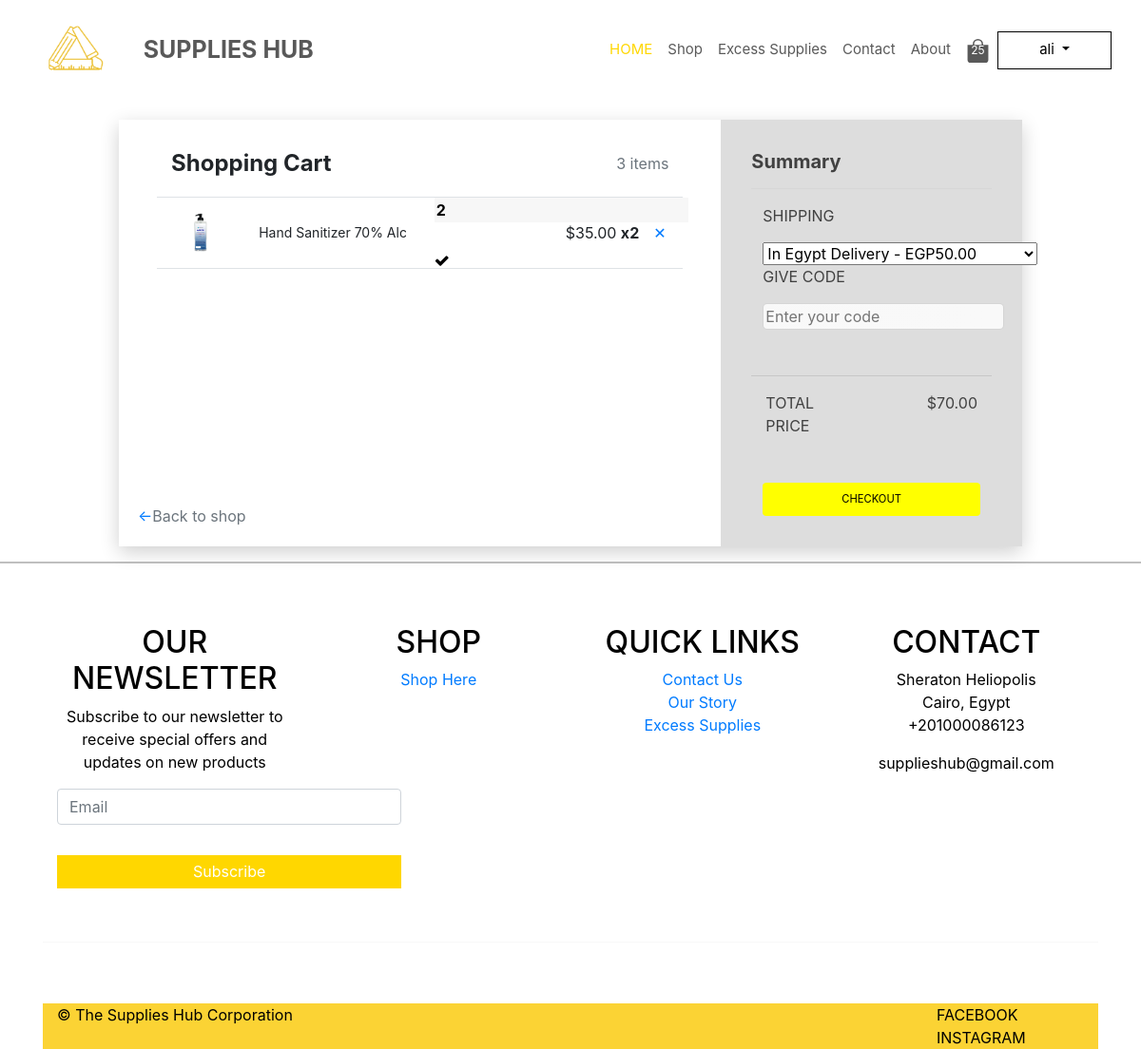
The page /cartold.php (signed in) on the database as committed earlier.
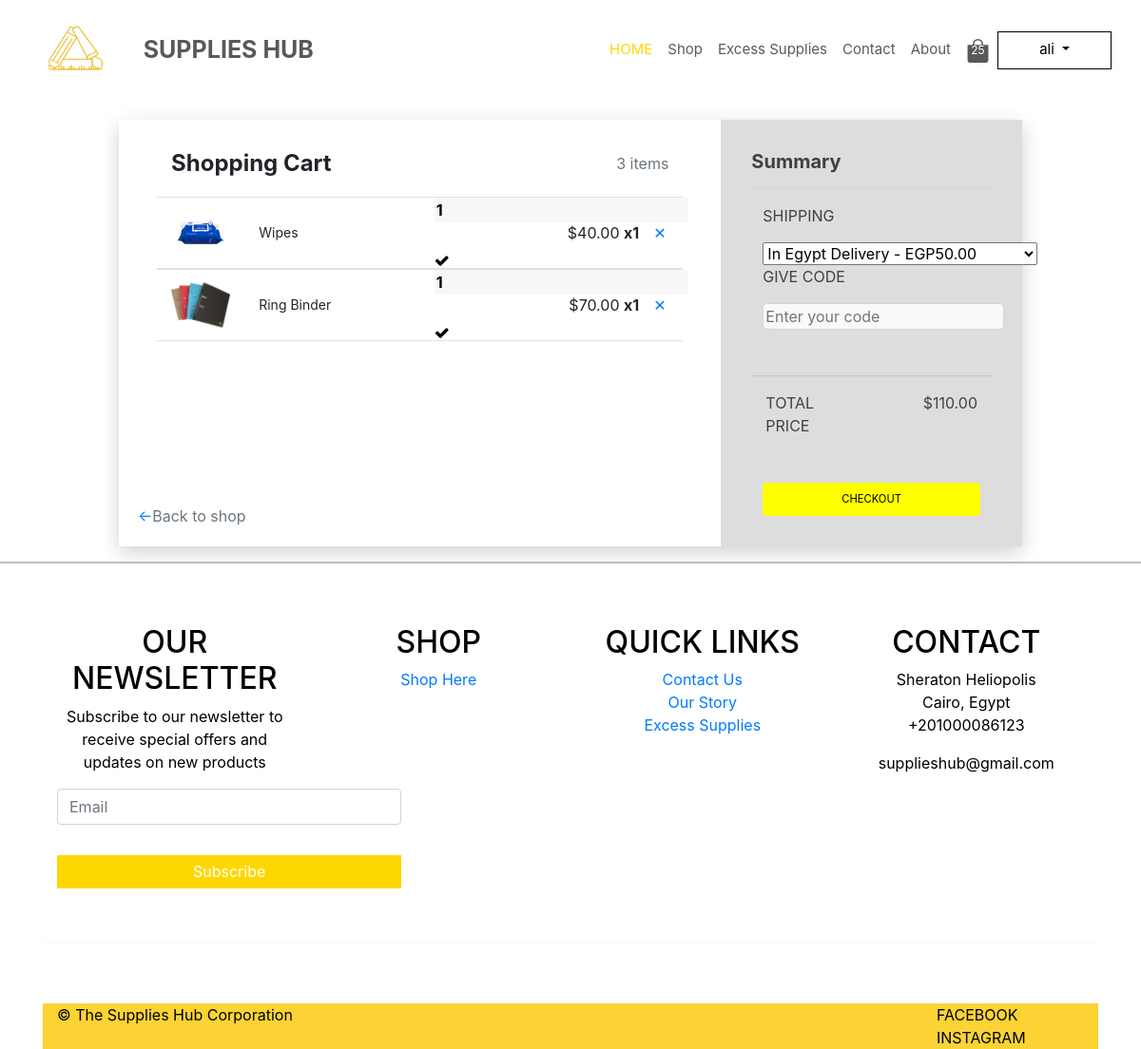
The same page on the database as committed later.
### tables this page shows
CREATE TABLE `products` (
  `id` int(255) NOT NULL,
  `pname` varchar(255) NOT NULL,
  `pdesc` varchar(255) DEFAULT NULL,
  `price` decimal(10,2) NOT NULL,
  `photo` varchar(255) NOT NULL,
  `category` varchar(255) NOT NULL
);

CREATE TABLE `cart` (
  `id` int(11) NOT NULL,
  `userid` int(11) NOT NULL,
  `productid` int(11) NOT NULL,
  `isPackage?` tinyint(1) NOT NULL,
  `quantity` int(255) DEFAULT NULL
);

### cartold.php (the view, shortened to what this page needs)
<?php
require_once("connect.php");
include("navbar.php");
$userid = $_SESSION['id'];
$total = 0;
$getotal = "SELECT SUM(products.price * cart.quantity) AS total_price FROM products INNER JOIN cart ON products.id = cart.productid WHERE cart.userid = $userid";
$result = mysqli_query($conn, $getotal);
$tagID = mysqli_fetch_assoc($result);
if ($result) {
    $total = $tagID['total_price'];
}
?>
<html>
<head>
    <link rel="stylesheet" href="https://stackpath.bootstrapcdn.com/bootstrap/4.5.2/css/bootstrap.min.css">
    <link rel="stylesheet" href="cartstyles.css">
    <link rel="stylesheet" href="https://cdnjs.cloudflare.com/ajax/libs/font-awesome/4.7.0/css/font-awesome.min.css">
</head>
<body>
    <div class="card">
        <div class="row">
            <div class="col-md-8 cart">
                <div class="title" style="margin-bottom: 20; padding-bottom:0%;">
                    <div class="row">
                        <div class="col">
                            <h4 style="margin-bottom: 0; padding-bottom:0%;"><b>Shopping Cart</b></h4>
                        </div>
                        <div class="col align-self-center text-right text-muted"> 3 items</div>
                    </div>
                </div>
                <?php
                $getProducts = "SELECT * FROM cart WHERE userid = $userid";
                $result2 = mysqli_query($conn, $getProducts);
                if ($result2) {
                    while ($rowData = mysqli_fetch_assoc($result2)) {
                        $productId = $rowData['productid'];
                        $selectProducts = "SELECT * FROM products WHERE id = $productId";
                        $result3 = mysqli_query($conn, $selectProducts);
                        if ($result3) {
                            while ($rowData2 = mysqli_fetch_assoc($result3)) {
                                $quantity = $rowData['quantity'];
                                $productPrice = $rowData2['price'];
                                $productName = strlen($rowData2['pname']) > 25 ? substr($rowData2['pname'], 0, 25) . ".." : $rowData2['pname'];
                                echo '
    <div class="row border-top border-bottom">
        <div class="row main align-items-center" style="padding: 0;">
            <div class="col-2"><img class="img-fluid" src="images/Shop/products/' . $rowData2['photo'] . '"></div>
            <div class="col-4" >
                <div class="row product-name">' . $productName . '</div>
            </div>
                <div class="col-2">
                    <form action="" method="POST" class="update-form" style="margin-bottom:0;">
                        <input type="hidden" name="product_id" value="' . $productId . '">
                        <div class="quantity-input">
                            <input type="number" name="quantity" class="quantity" min="1" value="' . $quantity . '" data-product-id="' . $productId . '">
                            <button type="submit" name="update_quantity" class="update-button"><i class="fa fa-check checker" style="color:black; width:0"></i></button>
                        </div>
                    </form>
            </div>
            <div class="col-3" style="text-align:right; padding-right:0;">$' . number_format($productPrice, 2) . ' <b>x' . $quantity . '</b></div>
            <div class="col-1"><a href="removeCart.php?varname=' . $productId . '"><span>&#10005;</span></a></div>
        </div>
    </div>';
                            }
                        }
                    }
                }
                ?>
                <div class="back-to-shop"><a href="products.php">&leftarrow;<span class="text-muted">Back to
                            shop</span></a></div>
            </div>
            <div class="col-md-4 summary">
                <div>
                    <h5><b>Summary</b></h5>
                </div>
                <hr>
                <div class="row" style="margin: 0; padding:0%;">
                    <form>
                        <p>SHIPPING</p>
                        <select>
                            <option class="text-muted">In Egypt Delivery - EGP50.00</option>
                        </select>
                        <p>GIVE CODE</p>
                        <input id="code" placeholder="Enter your code">
                    </form>
                    <div class="row" style="border-top: 1px solid rgba(0,0,0,.1); padding: 2vh 0;">
                        <div class="col">TOTAL PRICE</div>
                        <div class="col text-right">$<?php echo number_format($total, 2); ?>
                        </div>
                    </div>
                    <a href="checkout.php"><button class="btn">CHECKOUT</button></a>
                </div>
            </div>
        </div>
    </div>
    <?php include("footer.php"); ?>
</body>
</html>

### navbar.php (shortened to what this page needs)
<link rel="stylesheet" href="styles.css">
<link rel="stylesheet" href="https://cdn.jsdelivr.net/npm/bootstrap@5.7.2/dist/css/bootstrap.min.css">
<link rel="stylesheet" href="https://cdnjs.cloudflare.com/ajax/libs/twitter-bootstrap/5.3.0/css/bootstrap.min.css">
<link href="https://cdn.jsdelivr.net/npm/bootstrap@5.3.0-alpha3/dist/css/bootstrap.min.css" rel="stylesheet">
<link href="https://getbootstrap.com/docs/5.3/assets/css/docs.css" rel="stylesheet">
<nav class="navbar navbar-expand-lg sticky-top navbarcustomedits">
    <div class="container-fluid navcontainer">
        <a class="navbar-brand" href="index.php"> <img src="images/logo/1d.png" alt="Logo" width="100%" height="80px"
                class="d-inline-block align-text-top me-2"></a>
        <div class="collapse navbar-collapse" id="navbarSupportedContent">
            <ul class="navbar-nav me-auto mb-2 mb-lg-0">
                <li class="nav-item">
                    <a class="nav-link brand2" href="index.php">SUPPLIES HUB</a>
                </li>
            </ul>
            <ul class="navbar-nav mb-2 mb-lg-0">
                <ul class="navbar-nav me-auto mb-2 mb-lg-0 navfont">
                    <li class="nav-item">
                        <a class="nav-link activee" aria-current="page" href="index.php">HOME</a>
                    </li>
                    <li class="nav-item">
                        <a class="nav-link" href="shop.php">Shop</a>
                    </li>
                    <?php
                    if (isset($_SESSION['id'])) {
                        echo '
                    <li class="nav-item">
                        <a class="nav-link" href="excess.php">Excess Supplies</a>
                    </li>';
                    } ?>
                    <li class="nav-item">
                        <a class="nav-link" href="contact.php">Contact</a>
                    </li>
                    <li class="nav-item">
                        <a class="nav-link" href="about.php">About</a>
                    </li>
                    <?php
                    if (isset($_SESSION['id'])) {
                        echo '<li class="nav-item">
                    <a class="nav-link" href="cart.php">
                        <div class="position-relative">
                            <div class="cartcount">25</div>
                            <svg class="svg" xmlns="http://www.w3.org/2000/svg" width="25" fill="currentColor" class="bi bi-bag-fill" viewBox="0 0 16 16">
                                <path d="M8 1a2.5 2.5 0 0 1 2.5 2.5V4h-5v-.5A2.5 2.5 0 0 1 8 1zm3.5 3v-.5a3.5 3.5 0 1 0-7 0V4H1v10a2 2 0 0 0 2 2h10a2 2 0 0 0 2-2V4h-3.5z" />
                            </svg>
                        </div>
                    </a>
                </li>';
                    } ?>
                    <?php if (isset($_SESSION['id'])) {
                        echo '
                <li id="dropdown" class="nav-item">
                    <div class="dropdown">
                        <button class="btncustom dropdown-toggle" type="button" data-bs-toggle="dropdown">
                            ' . $_SESSION['fname'] . '
                        </button>
                        <div class="dropdown-menu">
                            <a class="dropdown-item" href="account.php">My Account</a>
                            <a class="dropdown-item" href="page2.html">Page 2</a>
                            <a class="dropdown-item" href="page3.html">Page 3</a>
                            <hr style="width:75%">
                            <a class="dropdown-item" href="logout.php">Logout</a>
                        </div>
                    </div>
                </li>';
                    } ?>
                </ul>
            </ul>
        </div>
    </div>
</nav>

### footer.php (shortened to what this page needs)
<html>
<head>
</head>
<body>
    <hr id="hr-1">
    <center>
        <footer class="bg-white text-black">
            <div class="container py-5">
                <div class="row">
                    <div class="col-lg-3 col-sm-12 mb-4">
                        <h2>OUR NEWSLETTER</h2>
                        <p>Subscribe to our newsletter to receive special offers and updates on new products</p>
                        <form class="form-inline">
                            <div class="form-group mr-2">
                                <input style="width:100%;" type="email" class="form-control" placeholder="Email">
                                <br>
                                <button type="submit" class="custombtnfooter">Subscribe</button>
                            </div>
                        </form>
                    </div>
                    <div class="col-lg-3 col-sm-12  mb-4">
                        <h2>SHOP</h2>
                        <ul class="list-unstyled">
                            <li><a href="shop.php">Shop Here</a></li>
                        </ul>
                    </div>
                    <div class="col-lg-3 col-sm-12 mb-4">
                        <h2>QUICK LINKS</h2>
                        <ul class="list-unstyled">
                            <li><a href="contact.php">Contact Us</a></li>
                            <li><a href="about.php">Our Story</a></li>
                            <li><a href="excess.php">Excess Supplies</a></li>
                        </ul>
                    </div>
                    <div class="col-lg-3 col-sm-12 mb-4">
                        <h2>CONTACT</h2>
                        <p>Sheraton Heliopolis
                            <br>Cairo, Egypt<br>+201000086123
                        </p>
                        <p>supplieshub@gmail.com</p>
                    </div>
                </div>
                <hr>
            </div>
    </center>
    <div class=" container containerfooter">
        <footer style="background-color: #FBD334; color: black;">
            <div class="row">
                <div class="col-lg-10">
                    <p>&copy; The Supplies Hub Corporation</p>
                </div>
                <div class="col-lg-2">
                    <a style="color: black;"
                        href="https://www.facebook.com/profile.php?id=100093119778869&mibextid=LQQJ4d">FACEBOOK
                    </a>
                    <a style="color: black;" href="https://instagram.com/supplies_hub1?igshid=OGQ5ZDc2ODk2ZA==">
                        INSTAGRAM </a>
                </div>
            </div>
    </div>

### styles.css (style rules this page uses)
html { font-family: "Inter", sans-serif; }
.container-fluid { width: 100%; padding-right: 15px; padding-left: 15px; margin-right: auto; margin-left: auto; }

### cartstyles.css (style rules this page uses)
.quantity-input { align-items: center; margin-bottom: 0; }
.back-to-shop { position: absolute; bottom: 20px; left: 20px; }
.product-name { font-size: 14; white-space: nowrap; overflow: hidden; text-overflow: ellipsis; }
.quantity-input .quantity { border: none; font-size: 1rem; font-weight: bold; }
.title { margin-bottom: 5vh; }
.card { margin: auto; margin-top: 20px; max-width: 950px; width: 90%; box-shadow: 0 6px 20px 0 rgba(0, 0, 0, 0.19); border: transparent; }
.cart { background-color: #fff; padding: 4vh 5vh; }
.summary { background-color: #ddd; padding: 4vh; color: rgb(65, 65, 65); }
.row { margin: 0; }
.title b { font-size: 1.5rem; }
.main { margin: 0; padding: 2vh 0; width: 100%; }
input { border: 1px solid rgba(0, 0, 0, 0.137); margin-bottom: 4vh; outline: none; background-color: rgb(247, 247, 247); }
.btn { background-color: rgb(255, 255, 0); color: black; width: 100%; font-size: 0.7rem; margin-top: 4vh; padding: 1vh; }
#code { border-radius: 5px; background-image: linear-gradient( to left, rgba(255, 255, 255, 0.253), rgba(255, 255, 255, 0.185) ), url("https://img.icons8.com/small/16/000000/long-arrow-right.png"); background-repeat: no-repeat; background-position-x: 95%; background-position-y: center; }

### navbar.php (style rules this page uses)
.navbarcustomedits { background-color: white; }
.navcontainer { width: 75%; }
.brand2 { font-size: 25px; font-weight: bold; }
.btncustom { border-color: black; border: 0.5px solid #000; background-color: white; height: 40px; width: 120px; }
.cartcount { position: absolute; top: 50%; left: 50%; transform: translate(-50%, -50%); color: white; border-radius: 50%; padding: 3px 6px; font-size: 12px; }
.navfont { font-size: 15px; }
.activee { color: gold; }

### footer.php (style rules this page uses)
#hr-1 { border: 1px solid black; font-weight: bold; }
.custombtnfooter { background-color: gold; color: white; width: 100%; height: 35px; border: none; }
a { border: none; text-decoration: none; }

Rows that differ between the two databases and show on the page:
removed cart: quantity "2"
removed products: photo (picture), pname "Hand Sanitizer 70%…", price "35.00"
added cart: quantity "1"
added products: photo (picture), pname "Wipes", price "40.00"
added cart: quantity "1"
added products: photo (picture), pname "Ring Binder", price "70.00"
Other text that changed with them:
$total: "70.00" → "110.00"
